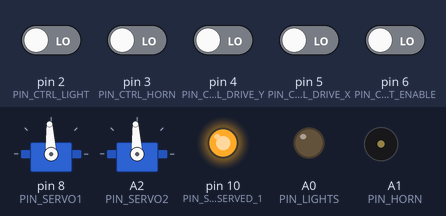
This sketch was run on a simulated Arduino Uno, built with avr-gcc and run on an emulated ATmega328P. Parts: 2 × servo, output pins drawn as LEDs (lit = HIGH), buzzer (waves = sounding, pin HIGH). The test bench sets the inputs (shaded band); at power-on: pin 2 (PIN_CTRL_LIGHT), pin 3 (PIN_CTRL_HORN), pin 4 (PIN_CTRL_DRIVE_Y), pin 5 (PIN_CTRL_DRIVE_X), pin 6 (PIN_CTRL_ROBOT_ENABLE) LOW. Pins used as bus, display or sensor lines are not drawn; what the sketch prints to the serial monitor is not drawn.

Above: at 5.2 s.
Timing chart, 0 to 6.7 s (numbered marks = the images above):
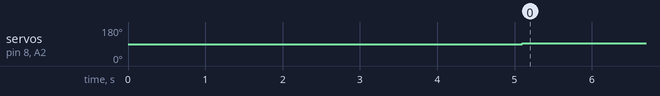

Measured:
- by itself, servo on pin 8 (PIN_SERVO1), servo on A2 (PIN_SERVO2): 90° → 93° at 5.1 s

The sketch:

demobot.ino
```cpp
#include <Servo.h>
#include <SPI.h>
Servo servoch1;
Servo servoch2;
bool readerror=false;


float const gyroSensitivity    = 80.0; // From ADXRS450 datasheet.
float const gyroRawNullOffset  = 74.0; // Hard code for now to avoid calibration time at startup.
float       currentAngle       = 0;    // Keep track of our current angle
float       currentAnglularVel = 0;    // Keep track of our current angle
uint32_t    lastTimeUs         = 0;    // Time since last measurement in uS
bool        toggle             = false;// if the light has toggled this loop already is true
bool        momentarylast      = true; // last mode was in momentary light mode if true

#define PIN_CTRL_DRIVE_X      ( 5 )
#define PIN_CTRL_DRIVE_Y      ( 4 )
#define PIN_CTRL_HORN         ( 3 )
#define PIN_CTRL_LIGHT        ( 2 )
#define PIN_CTRL_ROBOT_ENABLE ( 6 )
#define PIN_UNUSED            ( 7 )
#define PIN_SERVO1            ( 8 )
#define PIN_SERVO_RESERVED_0  ( 9 )
#define PIN_SERVO_RESERVED_1  ( 10 )
#define PIN_SPI_MOSI          ( 11 )
#define PIN_SPI_MISO          ( 12 )
#define PIN_SPI_SCK           ( 13 )

#define PIN_LIGHTS            ( A0 )
#define PIN_HORN              ( A1 )
#define PIN_SERVO2            ( A2 )
#define PIN_SPI_CS            ( A3 )

#define STICK_TRIGGER 50

void setup() {
pinMode(PIN_CTRL_DRIVE_X, INPUT);
pinMode(PIN_CTRL_DRIVE_Y, INPUT);
pinMode(PIN_CTRL_HORN, INPUT);
pinMode(PIN_CTRL_LIGHT, INPUT);
pinMode(PIN_CTRL_ROBOT_ENABLE, INPUT);
pinMode(PIN_UNUSED, INPUT);//not used
servoch1.attach(PIN_SERVO1);
//pins 9 and 10 used for timing in servo library
servoch2.attach(PIN_SERVO2);
pinMode(PIN_HORN, OUTPUT);
pinMode(PIN_LIGHTS, OUTPUT);
digitalWrite(PIN_HORN,LOW);
digitalWrite(PIN_LIGHTS,LOW);

Serial.begin(9600);
SPI.begin();
pinMode(PIN_SPI_CS, OUTPUT);
digitalWrite(PIN_SPI_CS,HIGH);
SPI.setBitOrder(MSBFIRST);
SPI.setClockDivider(SPI_CLOCK_DIV16);
SPI.setDataMode(SPI_MODE0);
delay(100);
}


int16_t ReadGyroData( void )
{
  digitalWrite(PIN_SPI_CS, LOW);
  int16_t result0 = SPI.transfer(0x20);
  int16_t result1 = SPI.transfer(0x00);
  int16_t result2 = SPI.transfer(0x00);
  int16_t result3 = SPI.transfer(0x00);

  int16_t result = ( ( 0x03 & result0 ) << 14 ) | ( result1 << 6 ) | ( result2 >> 2 );

  digitalWrite(PIN_SPI_CS, HIGH);
  return result;
}


void Drive( int forwardSpeed, int turnSpeed )
{
  float turnSpeedAdj = 0.0;

  // Experimentally found values.
  uint16_t const minTurnSpeed        = 5;
  float    const minSpeedToCorrect   = 30.0;
  float    const speedCorrectionGain = 0.2;

  if ( abs(turnSpeed) < minTurnSpeed &&
       fabs(currentAnglularVel) > minSpeedToCorrect )
  {
    turnSpeedAdj = -currentAnglularVel * speedCorrectionGain;
  }
  else
  {
    turnSpeedAdj = turnSpeed;
  }

  int rightmotor = (float)forwardSpeed - turnSpeedAdj;
  int leftmotor  = (float)forwardSpeed + turnSpeedAdj;

  servoch1.writeMicroseconds( victormap( leftmotor,  false ) );
  servoch2.writeMicroseconds( victormap( rightmotor, false ) );
}


void updateAngle( void )
{
    uint32_t currTimeUs         = micros();
    float    elapsedTimeS       = ( currTimeUs - lastTimeUs ) * 1.0e-6;
    float    gyroRateDegreePerS = ( ReadGyroData() - gyroRawNullOffset ) / gyroSensitivity;
    float    angleChange        = gyroRateDegreePerS * elapsedTimeS;

    currentAngle       += angleChange;
    currentAnglularVel = gyroRateDegreePerS;
    lastTimeUs         = currTimeUs;
}


void loop() {
  // Update angle between puleIn calls to be more accurate.
  // pulseIn calls take a large amount of time.
  updateAngle();
  int ch1 = pulseIn(PIN_CTRL_DRIVE_X, HIGH); //read the pulse width of each channel
  updateAngle();
  int ch2 = pulseIn(PIN_CTRL_DRIVE_Y, HIGH);
  updateAngle();
  int ch3 = pulseIn(PIN_CTRL_HORN, HIGH);
  updateAngle();
  int ch4 = pulseIn(PIN_CTRL_LIGHT, HIGH);
  updateAngle();
  int ch5 = pulseIn(PIN_CTRL_ROBOT_ENABLE, HIGH);
  updateAngle();
  if(ch1==0||ch2==0||ch3==0||ch4==0||ch5==0) readerror=true;
  //int ch6 = pulseIn(PIN_UNUSED, HIGH);
  ch1=map(ch1, 1139,1820,-100,100);//tested max limits of each channel
  ch2=map(ch2, 1113,1905,-100,100);
  ch3=map(ch3, 1198,1870,-100,100);
  ch4=map(ch4, 1100,1875,-100,100);
  ch5=map(ch5, 997,2007,-100,100);
  //ch6=map(ch6, 997,2007,-100,100);
  if(ch5>0&&readerror==false){
    ch1=deadband(ch1);
    ch2=deadband(ch2);
    ch3=deadband(ch3);
    ch4=deadband(ch4);
    ch5=deadband(ch5);
   // ch6=deadband(ch6);

    Drive( ch2, ch1 );

    if (ch3>STICK_TRIGGER) digitalWrite(PIN_HORN,HIGH);//blow horn
    else digitalWrite(PIN_HORN,LOW);
    if(ch4<-STICK_TRIGGER){
      if (toggle==false) digitalWrite(PIN_LIGHTS,!digitalRead(PIN_LIGHTS));//toggle lights
      toggle=true;
      momentarylast=false;
    }
    if(ch4>=-STICK_TRIGGER && ch4<=STICK_TRIGGER){
      toggle=false;//reset toggle to allow again
      if (momentarylast==true) digitalWrite(PIN_LIGHTS,LOW); //turnoff lights if in momentary mode
    }
    if(ch4>STICK_TRIGGER){
      toggle=false;
      momentarylast=true;
      digitalWrite(PIN_LIGHTS,HIGH);//turn on lights
    }
  }
  else{
    servoch1.writeMicroseconds(1500);
    servoch2.writeMicroseconds(1500);
    digitalWrite(PIN_HORN,LOW);
    digitalWrite(PIN_LIGHTS,LOW);
    if(readerror==true) Serial.println("Channel Read Error");
    ch1 = pulseIn(PIN_CTRL_DRIVE_X, HIGH); //read the pulse width of each channel
    ch2 = pulseIn(PIN_CTRL_DRIVE_Y, HIGH);
    ch3 = pulseIn(PIN_CTRL_HORN, HIGH);
    ch4 = pulseIn(PIN_CTRL_LIGHT, HIGH);
    ch5 = pulseIn(PIN_CTRL_ROBOT_ENABLE, HIGH);
    readerror=false;
    if(ch1==0||ch2==0||ch3==0||ch4==0||ch5==0) readerror=true;
  }


  Serial.print(currentAngle);
  Serial.print("   ");
  Serial.print(ch1);
  Serial.print("   ");
  Serial.print(ch2);
  Serial.print("   ");
  Serial.print(ch3);
  Serial.print("   ");
  Serial.print(ch4);
  Serial.print("   ");
  Serial.print(ch5);
  Serial.println("");
}

int victormap(int ch, bool rev){
  if(rev==true) ch=(-ch);
  if(ch>100) ch=100;
  if(ch<-100) ch=-100;
  if (ch<0){
    ch=abs(ch);
    ch=map(ch,100,0,1000,1500);
    return ch;
  }
  if (ch>0){
    ch=map(ch,0,100,1500,2000);
    return ch;
  }
  return 1500; //center is 1500us
}

int deadband(int ch){
  static int band=10;
  if(ch>0&&ch<band) ch=0;
  if(ch<0&&ch>(-band)) ch=0;
  //remap at end of deaband
  if(ch>0) ch=map(ch,band,100,0,100);
  if(ch<0) ch=map(ch,-band,-100,0,-100);
  return ch;
}
```
